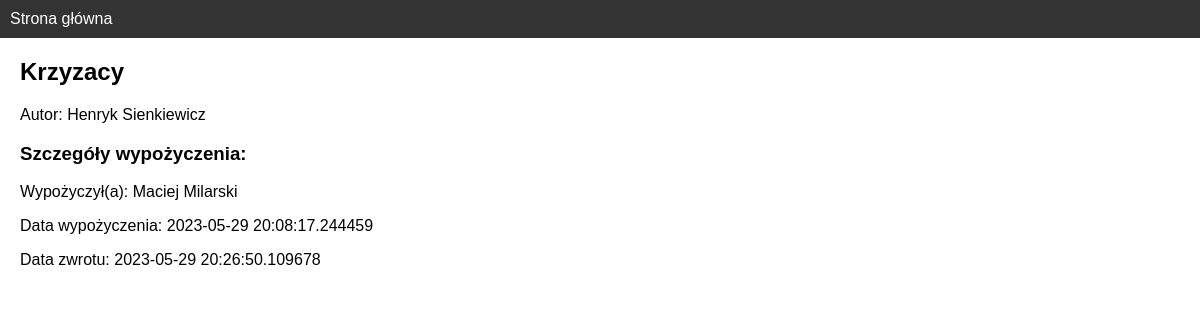
Screenshot of /book/1 with the database file from the repository.
### app/models.py (models this page shows, shortened)
class Book(db.Model):
    id = db.Column(db.Integer, primary_key=True)
    title = db.Column(db.String(100), nullable=False)
    author_id = db.Column(db.Integer, db.ForeignKey('author.id'), nullable=False)
    borrowed = db.Column(db.Boolean, default=False)
    returned = db.Column(db.Boolean, default=False)
    borrow_details = db.relationship('BorrowDetails', backref='book', uselist=False)

class Author(db.Model):
    id = db.Column(db.Integer, primary_key=True)
    name = db.Column(db.String(100), nullable=False)
    books = db.relationship('Book', backref='author', lazy=True)

class BorrowDetails(db.Model):
    id = db.Column(db.Integer, primary_key=True)
    book_id = db.Column(db.Integer, db.ForeignKey('book.id'), nullable=False)
    borrower_name = db.Column(db.String(100), nullable=False)
    borrowed_date = db.Column(db.DateTime, nullable=False)
    returned_date = db.Column(db.DateTime)

### app/routes.py (the view)
@app.route('/book/<int:book_id>')
def book_details(book_id):
    book = Book.query.get(book_id)
    return render_template('book_details.html', book=book)

### app/templates/book_details.html
{% extends 'base.html' %}
{% block content %}
<h2>{{ book.title }}</h2>
<p>Autor: {{ book.author.name }}</p>
{% if book.borrowed %}
    <h3>Szczegóły wypożyczenia:</h3>
    <p>Wypożyczył(a): {{ book.borrow_details.borrower_name }}</p>
    <p>Data wypożyczenia: {{ book.borrow_details.borrowed_date }}</p>
    {% if book.borrow_details.returned_date %}
        <p>Data zwrotu: {{ book.borrow_details.returned_date }}</p>
    {% else %}
        <form method="POST" action="{{ url_for('return_book', book_id=book.id) }}">
            <input type="submit" value="Zwróć książkę">
        </form>
    {% endif %}
{% else %}
    <p>Dostępna</p>
{% endif %}
{% endblock %}

### app/static/style.css (style rules this page uses)
body { margin: 0; padding: 0; font-family: Arial, sans-serif; }

### rows the page displays
Book: title "Krzyzacy"
Author: author.name "Henryk Sienkiewicz"
BorrowDetails: borrow_details.borrower_name "Maciej Milarski", borrow_details.borrowed_date "2023-05-29 20:08:17.244459", borrow_details.returned_date "2023-05-29 20:26:50.109678"
